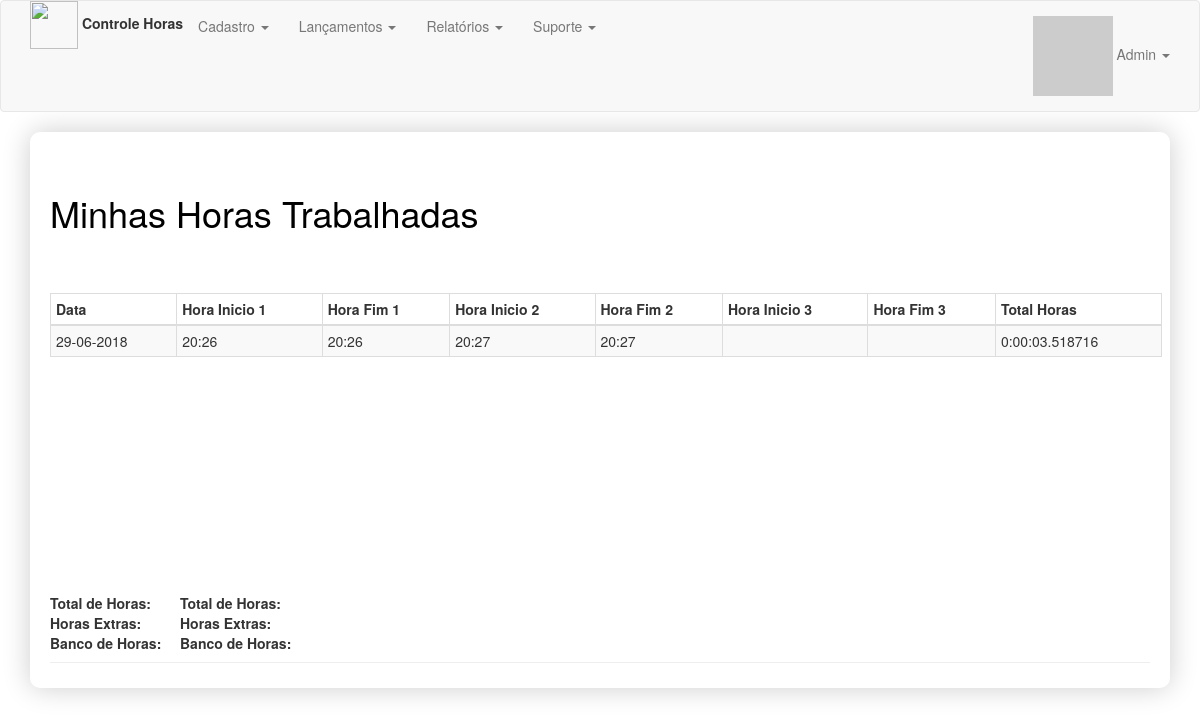
/relatorio/minhasHoras (signed in), run on the app's committed database.
### app/models.py (models this page shows, shortened)
class User(UserMixin, db.Model):
    __tablename__ = 'users'
    id = db.Column(db.Integer, primary_key=True, autoincrement=True)
    email = db.Column(db.String(64), nullable=False, unique=True, index=True)
    username = db.Column(db.String(64), nullable=False, unique=True, index=True)
    is_admin = db.Column(db.Boolean)
    password_hash = db.Column(db.String(256))
    name = db.Column(db.String(64))
    location = db.Column(db.String(64))
    bio = db.Column(db.Text)
    member_since = db.Column(db.DateTime(), default=datetime.utcnow)
    avatar_hash = db.Column(db.String(256))
    talks = db.relationship('Talk', lazy='dynamic', backref='author')
    @property
    def password(self):
        raise AttributeError('password is not a readable attribute')
    def gravatar(self, size=100, default='identicon', rating='g'):
        if request.is_secure:
            url = 'https://secure.gravatar.com/avatar'
        else:
            url = 'http://www.gravatar.com/avatar'
        hash = self.avatar_hash or hashlib.md5(self.email.encode('utf-8')).hexdigest()
        return "{url}/{hash}?s={size}&d={default}&r={rating}".format(url=url, hash=hash, size=size, default=default, rating=rating)

class Ponto(db.Model):
    __tablename__ = 'ponto'
    id = db.Column(db.Integer, primary_key=True, autoincrement=True)
    data_lancamento = db.Column(db.Date)
    hora_inicio_1 = db.Column(db.DateTime)
    hora_fim_1 = db.Column(db.DateTime)
    hora_inicio_2 = db.Column(db.DateTime)
    hora_fim_2 = db.Column(db.DateTime)
    hora_inicio_3 = db.Column(db.DateTime)
    hora_fim_3 = db.Column(db.DateTime)
    funcionario_id = db.Column(db.Integer, db.ForeignKey('funcionario.id'))
    funcionarios = db.relationship('Funcionario', backref="funcionariosPonto", lazy=True)

### app/relatorio/routes.py (the view)
@relatorio.route('/minhasHoras')
def minhashoras():
    user = User.query.filter_by(email=session["session_name"]).first_or_404()
    funcionario = Funcionario.query.filter(Funcionario.matricula == user.id).first()
    minhasHoras= Ponto.query.filter(Ponto.funcionario_id == funcionario.id).order_by(Ponto.data_lancamento)
    return render_template('relatorio/relatorioMinhasHoras.html', minhasHoras=minhasHoras)

### app/models.py (called while the page is built)
@login_manager.user_loader
def load_user(user_id):
    return User.query.get(int(user_id))

### app/templates/relatorio/relatorioMinhasHoras.html (shortened to what this page needs)
{% extends "base.html" %}
{% import "bootstrap/wtf.html" as wtf %}
{% block page_content %}
<div class="page-header" style="">
    <div class="container">
        <div class="row">
            <h1>Minhas Horas Trabalhadas</h1>
            <div class="col-sm-12">
                <div class="row" style="padding-top:50px;">
                    <form method="post" action="/lancamentos/removerAtividade">
                        <div class="table-responsive" style="overflow: scroll; height:300px; width:95%;">
                            <table class="table table-striped table-bordered table-hover table-condensed"
                                   style="width:100%">
                                <thead class="thead-dark">
                                <tr>
                                    <th>Data</th>
                                    <th>Hora Inicio 1</th>
                                    <th>Hora Fim 1</th>
                                    <th>Hora Inicio 2</th>
                                    <th>Hora Fim 2</th>
                                    <th>Hora Inicio 3</th>
                                    <th>Hora Fim 3</th>
                                    <th>Total Horas</th>
                                </tr>
                                </thead>
                                {% for horas in minhasHoras %}
                                <tbody>
                                <tr>
                                    <td>{{horas.data_lancamento.strftime("%d-%m-%Y")}}</td>
                                    <td>{% if horas.hora_inicio_1 != None %}{{horas.hora_inicio_1.strftime("%H:%M")}}{% endif %}</td>
                                    <td>
                                        {% if horas.hora_fim_1 != None %}
                                        {{horas.hora_fim_1.strftime("%H:%M")}}
                                        {% endif %}
                                    </td>
                                    <td>
                                        {% if horas.hora_inicio_2 != None %}
                                        {{horas.hora_inicio_2.strftime("%H:%M")}}
                                        {% endif %}
                                    </td>
                                    <td>
                                        {% if horas.hora_fim_2 != None %}
                                        {{horas.hora_fim_2.strftime("%H:%M")}}
                                        {% endif %}
                                    </td>
                                    <td>
                                    </td>
                                    <td>
                                    </td>
                                    <td datatype="date">
                                        {% if horas.hora_fim_3 != None and horas.hora_inicio_3 != None %}
                                        {{(((horas.hora_fim_3-horas.hora_inicio_3)) + ((horas.hora_fim_2-horas.hora_inicio_2)) +  ((horas.hora_fim_1-horas.hora_inicio_1))/60)}}
                                        {% elif horas.hora_fim_2 != None and horas.hora_inicio_2 != None %}
                                        {{(((horas.hora_fim_2-horas.hora_inicio_2)/60) +  ((horas.hora_fim_1-horas.hora_inicio_1)/60)*60)}}
                                        {% elif horas.hora_fim_1 != None and horas.hora_inicio_1 != None %}
                                        {{((horas.hora_fim_1-horas.hora_inicio_1)/60)}}
                                        {% endif %}
                                    </td>
                                </tr>
                                </tbody>
                                {% endfor %}
                            </table>
                        </div>
                    </form>
                </div>
                <div class="row">
                    <table>
                        <tr>
                            <th style="width:130px;">Total de Horas:</th>
                            <th>Total de Horas:</th>
                        </tr>
                        <tr>
                            <th>Horas Extras:</th>
                            <th>Horas Extras:</th>
                        </tr>
                        <tr>
                            <th>Banco de Horas:</th>
                            <th>Banco de Horas:</th>
                        </tr>
                    </table>
                </div>
            </div>
        </div>
    </div>
</div>
{% endblock %}

### app/templates/base.html (shortened to what this page needs)
{% extends "bootstrap/base.html" %}
{% block head %}
{{ super() }}
{% endblock %}
{% block styles %}
{{ super() }}
    <link rel="stylesheet" type="text/css" href="{{ url_for('static', filename='css/estilo.css') }}">
{% endblock %}
{% block navbar %}
<div class="navbar navbar-default" role="navigation">
    <div class="container">
        <div class="nav navbar-nav navbar-left">
           <img src="{{ url_for('static', filename='imagens/time.png') }}" width="48" height="48">
            <label>Controle Horas</label>
        </div>
        <ul class="nav navbar-nav">
            {% if ((current_user.is_authenticated) and (current_user.is_admin)) %}
            <li class="dropdown">
                <a class="dropdown-toggle" data-toggle="dropdown" href="#">Cadastro
                    <span class="caret"></span></a>
            </li>
            {% endif %}
            {% if (current_user.is_authenticated)%}
            <li class="dropdown">
            <a class="dropdown-toggle" data-toggle="dropdown" href="#">Lançamentos
                <span class="caret"></span></a>
            </li>
            <li class="dropdown">
                <a class="dropdown-toggle" data-toggle="dropdown" href="#">Relatórios
                    <span class="caret"></span></a>
            </li>
            <li class="dropdown">
                <a class="dropdown-toggle" data-toggle="dropdown" href="#">Suporte
                    <span class="caret"></span></a>
            </li>
            {% endif %}
        </ul>
        <ul class="nav navbar-nav navbar-right">
            {% if not current_user.is_authenticated %}
            <li><a href="{{ url_for('auth.login') }}">Login</a></li>
            {% else %}
            <li class="dropdown">
                <a href="#" class="dropdown-toggle" data-toggle="dropdown">
                    <img src="{{ current_user.gravatar(size=18) }}">
                    {{ current_user.username }}
                    <b class="caret"></b>
                </a>
            </li>
            {% endif %}
        </ul>
    </div>
</div>
{% endblock %}
{% block content %}
<div class="container">
    <div class="demo">
        {% block page_content %}{% endblock %}
    </div>
</div>
{% endblock %}

### app/static/css/estilo.css (style rules this page uses)
.demo { padding: 1px 20px 5px 20px; -webkit-box-shadow: 0px 0px 28px 0px rgba(0,0,0,0.2); box-shadow: 0px 0px 28px 0px rgba(0,0,0,0.2); border-radius: 10px; }
h1 { color: black; text-align: left; padding: 0px; }

### data on the page
User: username "Admin"
Ponto: data_lancamento "29-06-2018", hora_inicio_1 "20:26", hora_fim_1 "20:26", hora_inicio_2 "20:27", hora_fim_2 "20:27", hora_fim_2+hora_inicio_2+hora_fim_1 "0:00:03.518716"
